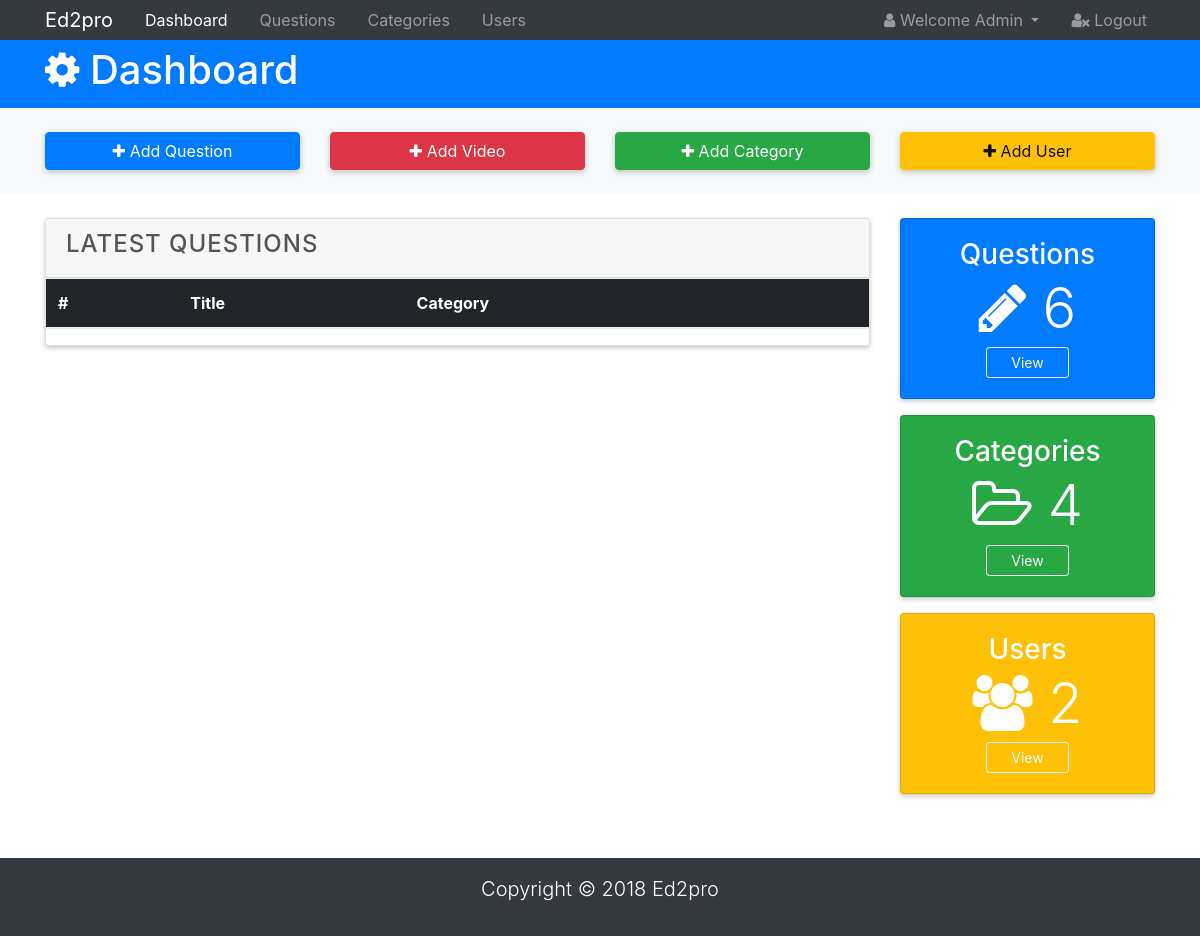
/admin/index.php (signed in), run on an earlier commit of the app's database.
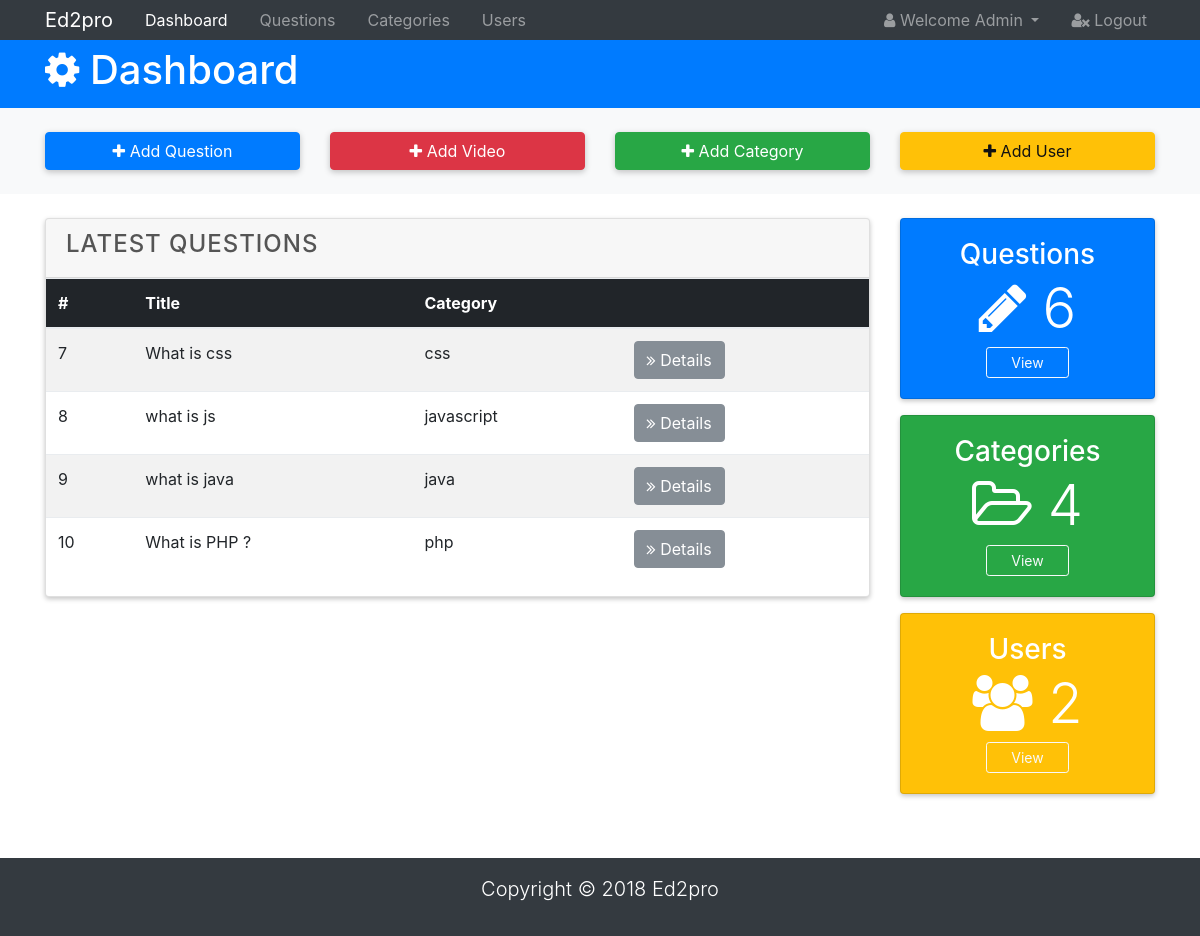
And on a later commit of the database.
### tables this page shows
CREATE TABLE `question` (
  `que_id` int(20) NOT NULL,
  `sub_id` int(20) NOT NULL,
  `que_title` text NOT NULL,
  `option_one` text NOT NULL,
  `option_two` text NOT NULL,
  `option_three` text NOT NULL,
  `option_four` text NOT NULL,
  `answer` text NOT NULL,
  `answer_desc` text NOT NULL
);

CREATE TABLE `subject` (
  `sub_id` int(20) NOT NULL,
  `sub_name` varchar(50) NOT NULL,
  `sub_status` int(10) NOT NULL DEFAULT '1'
);

### admin/index.php (the view, shortened to what this page needs)
<!DOCTYPE html>
<html lang="en">
<head>
    <link rel="stylesheet" href="css/font-awesome.min.css">
    <link rel="stylesheet" href="css/bootstrap.css">
    <link rel="stylesheet" href="css/style.css">
</head>
<body>
    <nav class="navbar navbar-expand-md navbar-dark bg-dark p-0">
        <div class="container">
            <a href="index.php" class="navbar-brand">Ed2pro</a>
            <div class="collapse navbar-collapse" id="navbarNav">
                <ul class="navbar-nav">
                    <li class="nav-item px-2">
                        <a href="index.php" class="nav-link active">Dashboard</a>
                    </li>
                    <li class="nav-item px-2">
                        <a href="questions.php" class="nav-link">Questions</a>
                    </li>
                    <li class="nav-item px-2">
                        <a href="categories.php" class="nav-link">Categories</a>
                    </li>
                    <li class="nav-item px-2">
                        <a href="users.php" class="nav-link">Users</a>
                    </li>
                </ul>
                <ul class="navbar-nav ml-auto">
                    <li class="nav-item dropdown mr-3">
                        <a href="#" class="nav-link dropdown-toggle" data-toggle="dropdown">
                            <i class="fa fa-user"></i> Welcome
                            <span id="user">Admin</span>
                        </a>
                    </li>
                    <li class="nav-item">
                        <a href="logout.php" class="nav-link">
                            <i class="fa fa-user-times"></i> Logout
                        </a>
                    </li>
                </ul>
            </div>
        </div>
    </nav>
    <header id="main-header" class="py-2 bg-primary text-white">
        <div class="container">
            <div class="row">
                <div class="col-md-6">
                    <h1>
                        <i class="fa fa-gear"></i> Dashboard</h1>
                </div>
            </div>
        </div>
    </header>
    <section id="action" class="py-4 mb-4 bg-light">
        <div class="container">
            <div class="row">
                <div class="col-md-3">
                    <a href="#" class="btn btn-primary btn-block shadow-1" data-toggle="modal" data-target="#addPostModal">
                        <i class="fa fa-plus"></i> Add Question
                    </a>
                </div>
                <div class="col-md-3">
                    <a href="#" class="btn btn-danger btn-block shadow-1" data-toggle="modal" data-target="#addVideoModal">
                        <i class="fa fa-plus"></i> Add Video
                    </a>
                </div>
                <div class="col-md-3">
                    <a href="#" class="btn btn-success btn-block shadow-1" data-toggle="modal" data-target="#addCategoryModal">
                        <i class="fa fa-plus"></i> Add Category
                    </a>
                </div>
                <div class="col-md-3">
                    <a href="#" class="btn btn-warning btn-block shadow-1" data-toggle="modal" data-target="#addUserModal">
                        <i class="fa fa-plus"></i> Add User
                    </a>
                </div>
            </div>
        </div>
    </section>
    <section id="posts">
        <div class="container">
            <div class="row">
                <div class="col-md-9">
                    <div class="card">
                        <div class="card-header">
                            <h4>Latest Questions</h4>
                        </div>
                        <table class="table table-striped">
                            <thead class="thead-inverse">
                                <tr>
                                    <th>#</th>
                                    <th>Title</th>
                                    <th>Category</th>
                                    <th></th>
                                </tr>
                            </thead>
                            <tbody>
                                <?php
                            include './includes/db.inc.php';
                            $q2 = "SELECT * FROM `question`,`subject` WHERE `question`.`sub_id` = `subject`.`sub_id`";
                            $result = mysqli_query($conn, $q2);
                                    while($row = mysqli_fetch_array($result)){
                                    echo '<tr>';
                                    echo '<td>';
                                    echo $row['que_id'];
                                    echo '</td>';
                                    echo '<td>';
                                    echo $row['que_title'];
                                    echo '</td>';
                                    echo '<td>';
                                    echo $row['sub_name'];
                                    echo '</td>';
                                    echo '<td>';
                                    echo "<a href='details.php?questionID=".$row['que_id']."' class='btn btn-secondary'>
                                    <i class='fa fa-angle-double-right'></i> Details
                                </a>";
                                    echo '</td>';
                                    echo '</tr>';
                                    }
                            ?>
                            </tbody>
                        </table>
                    </div>
                </div>
                <div class="col-md-3">
                    <div class="card text-center bg-primary text-white mb-3">
                        <div class="card-body">
                            <h3>Questions</h3>
                            <h1 class="display-4">
                                <i class="fa fa-pencil"></i> 6
                            </h1>
                            <a href="questions.php" class="btn btn-outline-light btn-sm px-4">View</a>
                        </div>
                    </div>
                    <div class="card text-center bg-success text-white mb-3">
                        <div class="card-body">
                            <h3>Categories</h3>
                            <h1 class="display-4">
                                <i class="fa fa-folder-open-o"></i> 4
                            </h1>
                            <a href="categories.php" class="btn btn-outline-light btn-sm px-4">View</a>
                        </div>
                    </div>
                    <div class="card text-center bg-warning text-white mb-3">
                        <div class="card-body">
                            <h3>Users</h3>
                            <h1 class="display-4">
                                <i class="fa fa-users"></i> 2
                            </h1>
                            <a href="users.php" class="btn btn-outline-light btn-sm px-4">View</a>
                        </div>
                    </div>
                </div>
            </div>
        </div>
    </section>
    <footer id="main-footer" class="bg-dark text-white mt-5 p-3">
        <div class="conatiner">
            <div class="row">
                <div class="col">
                    <p class="lead text-center">Copyright &copy; 2018 Ed2pro</p>
                </div>
            </div>
        </div>
    </footer>
</body>
</html>

### admin/css/style.css (style rules this page uses)
.card-header h4 { text-transform: uppercase; letter-spacing: 1px; color: #555; }
.card { box-shadow: 0px 2px 5px rgba(0,0,0,0.23); }
.shadow-1 { box-shadow: 0px 2px 6px rgba(0,0,0,0.23); }

What changed in the data, as far as the page shows it:
added question: que_id "7", que_title "What is css", sub.sub_name "css"
added question: que_id "8", que_title "what is js", sub.sub_name "javascript"
added question: que_id "9", que_title "what is java", sub.sub_name "java"
added question: que_id "10", que_title "What is PHP ?", sub.sub_name "php"
